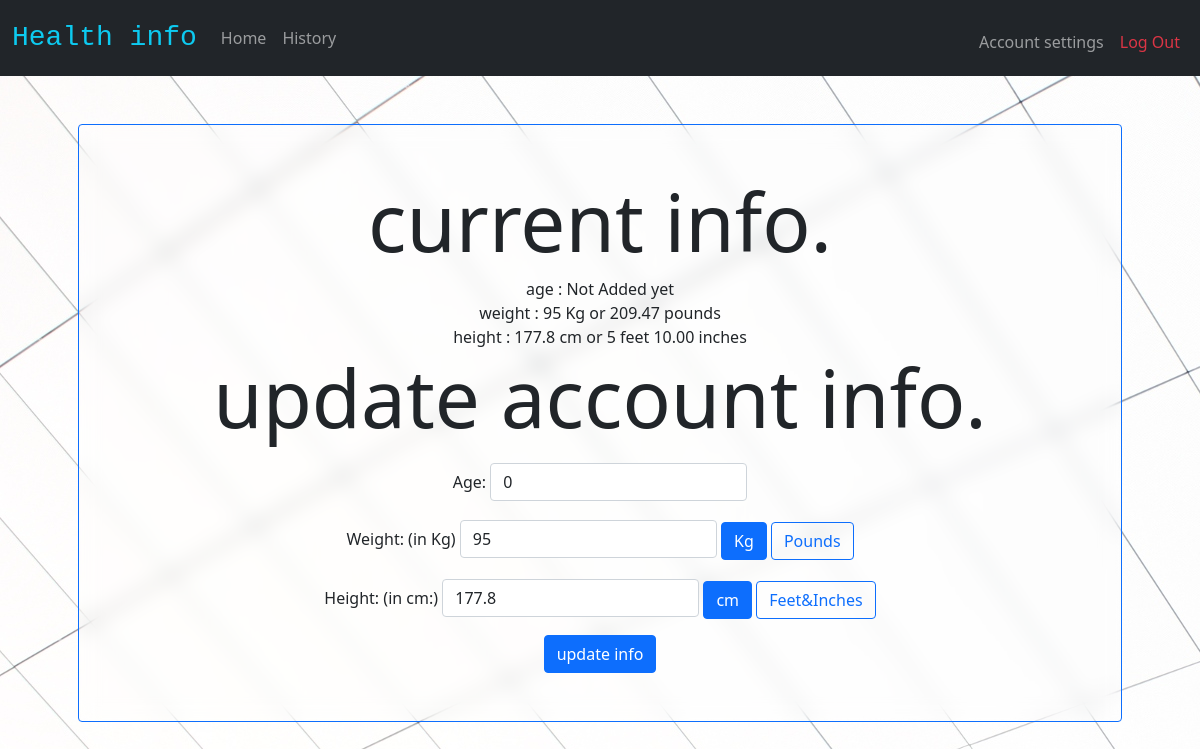
Page /accountsettings (signed in) on the earlier database version.
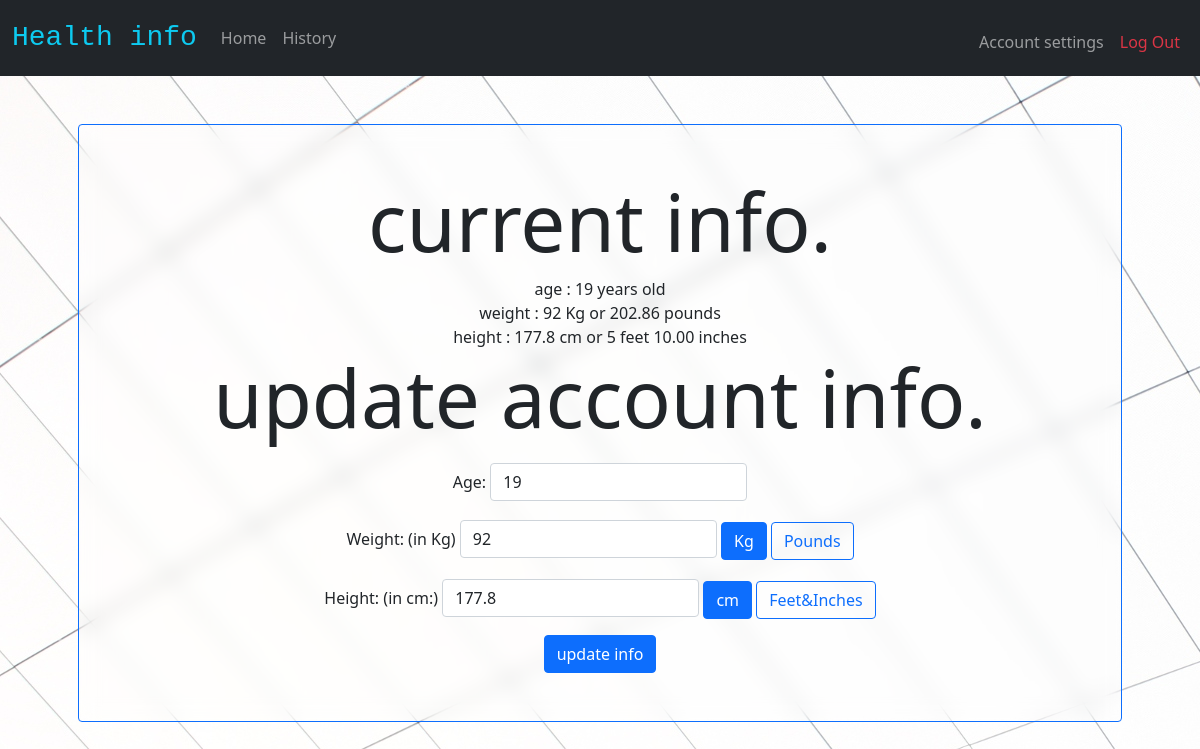
Same page on the later database version.
### tables this page shows
CREATE TABLE information (user_id INT, age INT, weight INT, height INT, FOREIGN KEY(user_id) REFERENCES users(id));

### application.py (the view, shortened to what this page needs)
@app.route("/accountsettings", methods = ["GET", "POST"])
def accountSettings():
    if session.get("user_id") == None:
        return redirect("/login")
    fields = ["age", "weight", "height"]
    rows = db.execute("SELECT * FROM information WHERE user_id = ?;", session["user_id"])
    return render_template("accountSettings.html", user = rows[0], fields = fields)

### helpers.py (called while the page is built)
def cmToFeet(height):
    totalInches = float(height) / 2.54
    feet = int(totalInches / 12)
    inches = totalInches % 12
    return f"{feet} feet {inches:.2f} inches "

def KgToPounds(weight):
    return f"{weight * 2.205:.2f} pounds"

### templates/accountSettings.html (shortened to what this page needs)
{% extends "layout.html" %}
{% block body %}
<div class = " mydiv border border-primary p-5 rounded text-center">
<h4 class="display-1">current info.</h4>
{% for field in fields %}
{{ field }} :
    {% if user[field] %}
        {{user[field]}}
            {% if field == "age" %}
                years old
            {% elif field == "height" %}
                cm or {{ user[field] | cmToFeet }}
            {% elif field == "weight" %}
                Kg or {{ user[field] | KgToPounds }}
            {% endif %}
    {% else %}
        Not Added yet
    {% endif %}
<br>
{% endfor %}
<h4 class="display-1">update account info.</h4>
<form action="/accountsettings" method="post">
    <div class="form-group">
        <label for="age">Age:</label>
        <input autocomplete="off" autofocus class="form-control" name="age" placeholder="age" type="number" value = {{user["age"]}}>
    </div>
    <div class="form-group">
        <label for="weight">Weight: <span id = "msg1" >(in Kg)</span></label>
        <input class="form-control" name="weight" placeholder="weight" type="number" min = "0"  step="any" value = {{user["weight"]}}>
        <label class="btn btn-outline-primary" for="option1">Kg</label>
        <label class="btn btn-outline-primary" for="option2">Pounds</label>
    </div>
    <div class="form-group">
        <label for="height">Height:<span id = "msg2" > (in cm:)</span></label>
        <input class="form-control" name="height" placeholder="height" type="number" min = "0" step="any" value = {{user["height"]}}>
        <label class="btn btn-outline-primary" for="option3">cm</label>
        <label class="btn btn-outline-primary" for="option4">Feet&Inches</label> <br>
    </div>
    <button class="btn btn-primary mt-3" type="submit">update info</button>
</form>
</div>
{% endblock %}

Differences in the rows shown:
changed information "5 feet 10.00 inches": age "0" → "19"; weight "95" → "92"
Other differences:
new list line: "age : years old"
new list line: "19"
new list line: "weight : Kg or"
new list line: "92 202.86 pounds"
list line gone: "age : Not Added yet"
list line gone: "weight : Kg or"
list line gone: "95 209.47 pounds"
